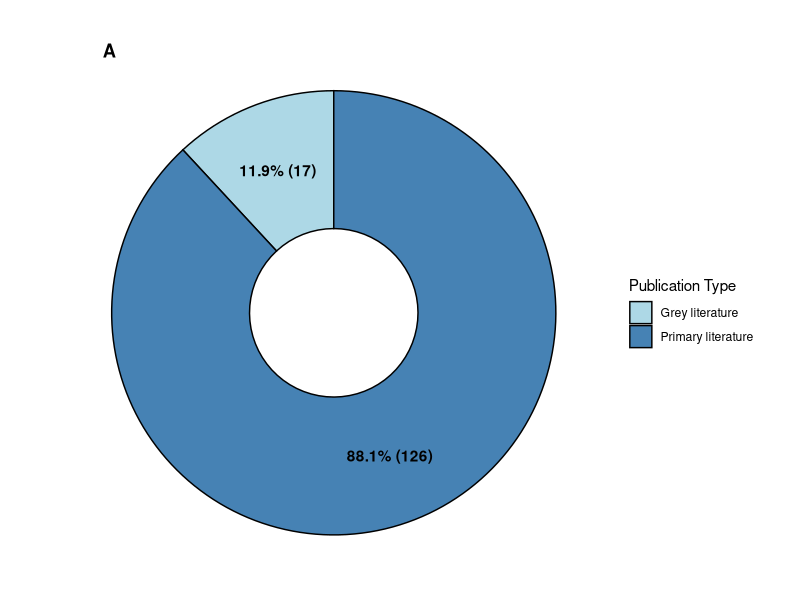
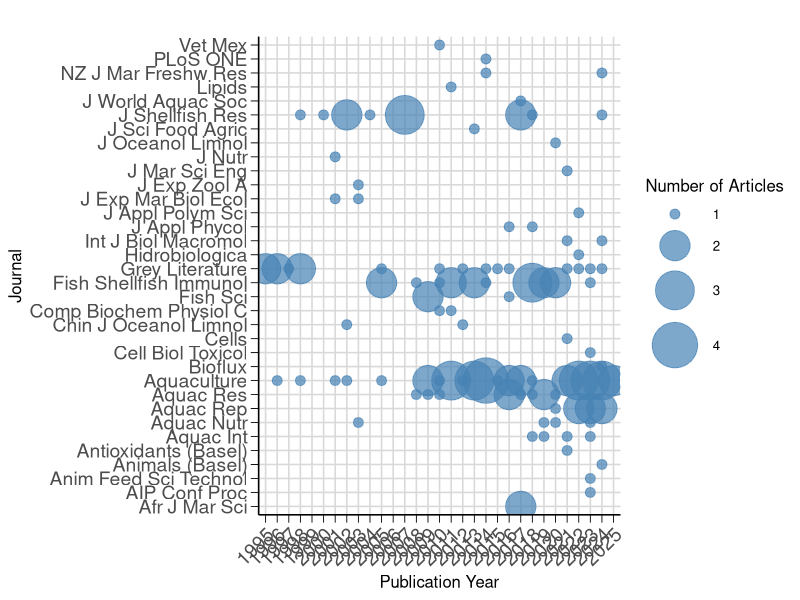
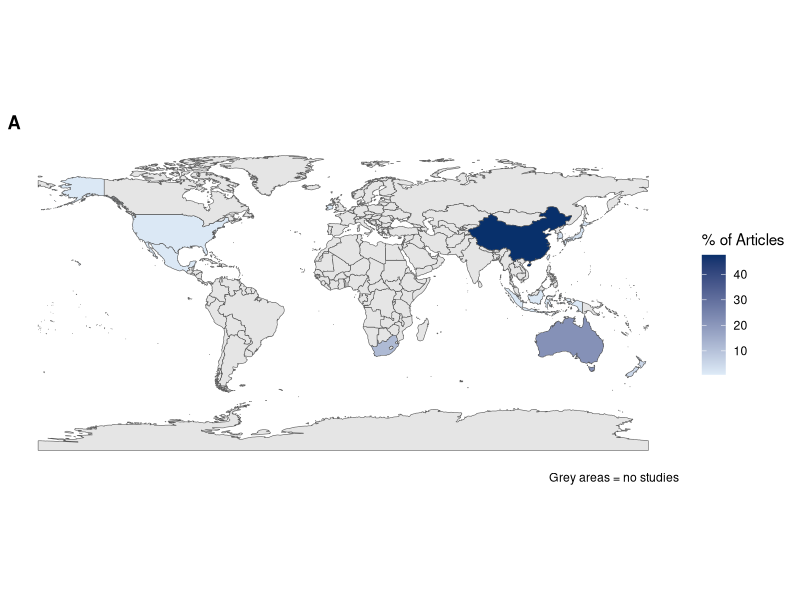
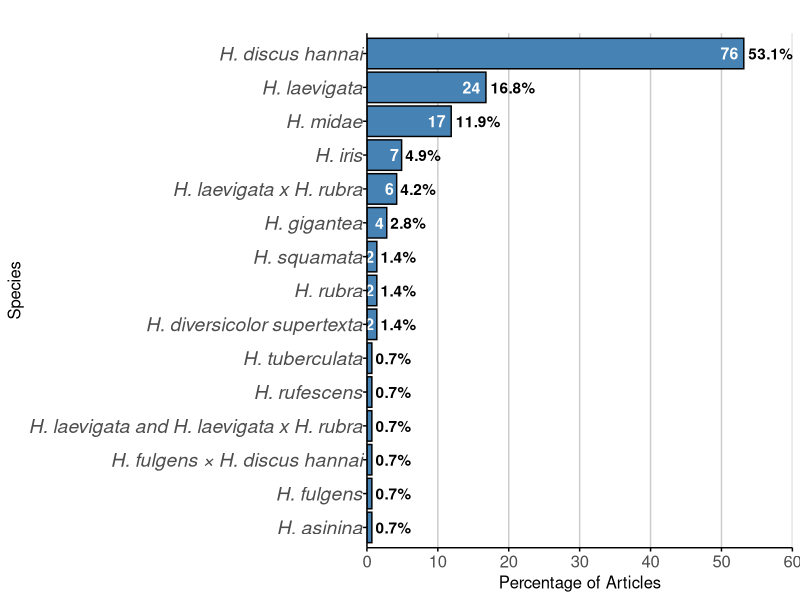
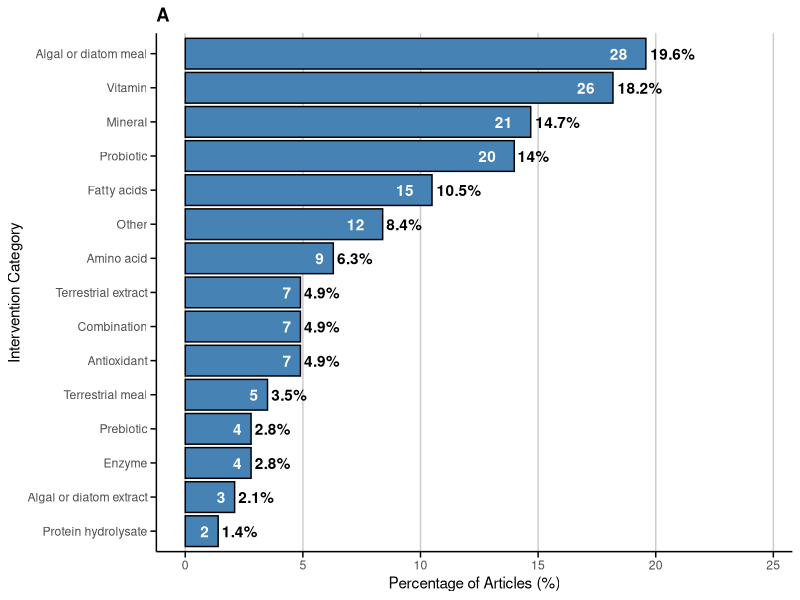
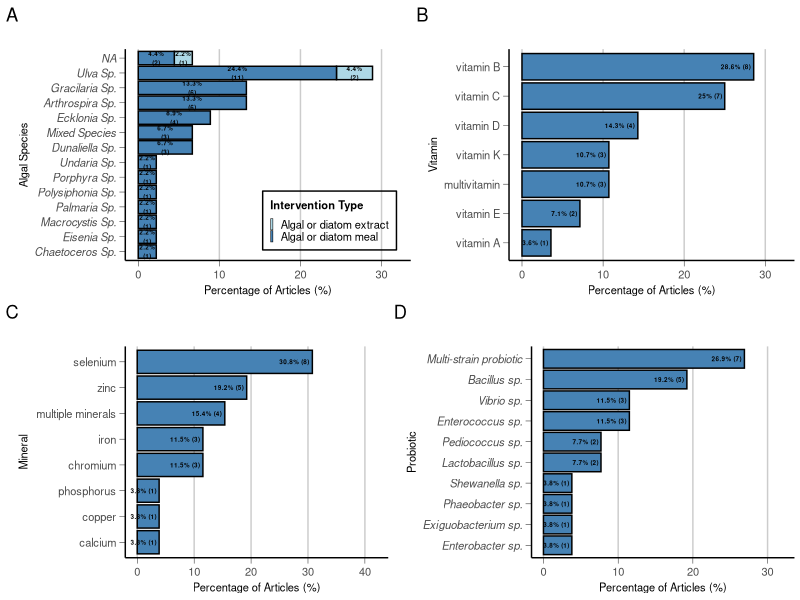
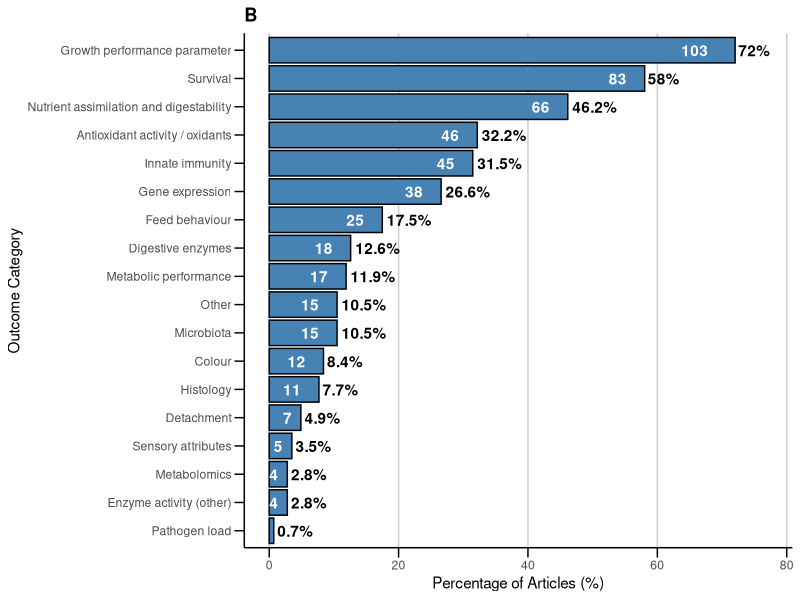
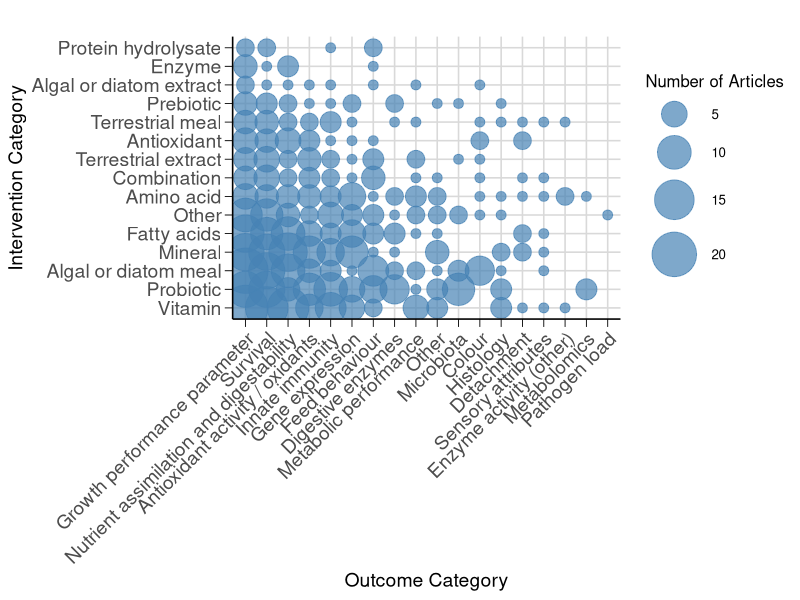

Generate these figures, in order, with R:
install.packages(c("patchwork", "ggplot2", "tidyverse", "rnaturalearth", "rnaturalearthdata", "sf", "ggplot2", "dplyr", "grid", "readr", "here"))

library(tidyverse)
library(rnaturalearth)   # for map data
library(rnaturalearthdata)
library(sf)              # for spatial handling
library(ggplot2)
library(dplyr)
library(grid)
library(patchwork)
library(here)
library(readr)

###Please download GitHub repository and then run the following
here()
data <- read_csv(here("Data", "Systematic Evidence Map - Dietary supplements and abalone performance.csv"))
head(data)

# To identify NA in any column
na_intervention_rows <- data %>% 
  filter(is.na(intervention_category)) %>% 
  select(study_ID, intervention_category)
print(na_intervention_rows)

# Get unique study IDs
unique_ids <- unique(data$study_ID)
print(unique_ids)
total_studies <- length(unique(data$study_ID))
print(total_studies)

# Summarise unique study_IDs by publication type
pubtype_summary <- data %>%
  distinct(study_ID, publication_type) %>%
  group_by(publication_type) %>%
  summarise(count = n()) %>%
  mutate(percentage = count / sum(count) * 100,
         label = paste0(publication_type, "\n", round(percentage, 1), "%"))
print(pubtype_summary)

# Create label: "65% (13)"
pubtype_summary <- pubtype_summary %>%
  mutate(
    percentage = 100 * count / total_studies,
    label = paste0(round(percentage, 1), "% (", count, ")")
  )

# Donut plot for publication_type
donut_plot <- ggplot(pubtype_summary, aes(x = 2, y = count, fill = publication_type)) +
  geom_col(color = "black") +               # border around slices
  coord_polar(theta = "y") +
  geom_text(aes(label = paste0(round(percentage,1), "% (", count, ")")),
            position = position_stack(vjust = 0.5),
            color = "black",
            fontface = "bold") +
  scale_fill_manual(values = c("lightblue", "steelblue")) +
  labs(title = "A",
       fill = "Publication Type") +
  theme_void() +
  theme(
    plot.title = element_text(hjust = 0.1,vjust = -8.0, face = "bold")
  ) +
  xlim(1.0, 2.5) 

donut_plot #Print
ggsave("donut_plot.png", width = 8, height = 8, units = "in")   #Save donut plot

# Summarise number and percentage of unique studies per publication year
publication_summary <- data %>%
  distinct(study_ID, publication_year) %>%
  group_by(publication_year) %>%
  summarise(unique_study_count = n()) %>%
  mutate(
    percentage = 100 * unique_study_count / total_studies,
    label_percent = paste0(round(percentage, 1), "%"),
    label_count = unique_study_count
  )
print(publication_summary, n = 30)

# Define a named vector with full journal names and their abbreviations
# Source/reference: https://github.com/ropensci/rnaturalearth
abbrev_lookup <- c(
  "Aquaculture" = "Aquaculture",
  "Fish and Shellfish Immunology" = "Fish Shellfish Immunol",
  "Aquaculture Reports" = "Aquac Rep",
  "Journal of Shellfish Research" = "J Shellfish Res",
  "Aquaculture International" = "Aquac Int",
  "Aquaculture Research" = "Aquac Res",
  "International Journal of Biological Macromolecules" = "Int J Biol Macromol",
  "Animal Feed Science and Technology" = "Anim Feed Sci Technol",
  "Aquaculture Nutrition" = "Aquac Nutr",
  "Animals" = "Animals (Basel)",
  "New Zealand Journal of Marine and Freshwater Research" = "NZ J Mar Freshw Res",
  "Journal of the World Aquaculture Society" = "J World Aquac Soc",
  "Journal of Marine Science and Engineering" = "J Mar Sci Eng",
  "Journal of Applied Phycology" = "J Appl Phycol",
  "Fisheries Science" = "Fish Sci",
  "Bioflux" = "Bioflux",
  "Antioxidants" = "Antioxidants (Basel)",
  "Journal of Experimental Zoology Part A: Comparative Experimental Biology" = "J Exp Zool A",
  "Veterinaria Mexico" = "Vet Mex",
  "Journal of Experimental Marine Biology and Ecology" = "J Exp Mar Biol Ecol",
  "Journal of Oceanology and Limnology" = "J Oceanol Limnol",
  "African Journal of Marine Science" = "Afr J Mar Sci",
  "Journal of Nutrition" = "J Nutr",
  "AIP Conference Proceedings" = "AIP Conf Proc",
  "Cell Biology and Toxicology" = "Cell Biol Toxicol",
  "Chinese Journal of Oceanology and Limnology" = "Chin J Oceanol Limnol",
  "Comparative Biochemistry and Physiology - C Toxicology and Pharmacology" = "Comp Biochem Physiol C",
  "Hidrobiologica" = "Hidrobiologica",
  "Journal of Applied Polymer Science" = "J Appl Polym Sci",
  "Lipids" = "Lipids",
  "PLos ONE" = "PLoS ONE",
  "Cells" = "Cells",
  "Journal of the Science of Food and Agriculture" = "J Sci Food Agric"
)

# Replace NA in Journal with "Grey Literature" and create abbreviated column
data <- data %>%
  mutate(
    Journal = ifelse(is.na(Journal), "Grey Literature", Journal),
    journal_abbrev = ifelse(
      Journal == "Grey Literature",
      "Grey Literature",
      abbrev_lookup[Journal]
    )
  )
head(data)

##Create bubble plot of journal-year
#Summarise number of unique studies per journal-year combo
bubble_data <- data %>%
  distinct(study_ID, journal_abbrev, publication_year) %>%
  group_by(journal_abbrev, publication_year) %>%
  summarise(unique_study_count = n(), .groups = "drop")

#Calculate total and percentage
total_studies <- n_distinct(data$study_ID)

bubble_data <- bubble_data %>%
  mutate(percentage = (unique_study_count / total_studies) * 100)

# Plot
journal_year <- ggplot(bubble_data, aes(y = journal_abbrev, x = as.factor(publication_year))) +
  geom_point(aes(size = unique_study_count), color = "steelblue", alpha = 0.7) +
  scale_size_continuous(
    name = "Number of Articles",
    range = c(3, 15)
  ) +
  scale_x_discrete(limits = as.character(1995:2025)) + 
  labs(
    title = "",
    y = "Journal",
    x = "Publication Year"
  ) +
  theme_minimal(base_size = 12) +
  theme(
    axis.text.x = element_text(angle = 45, hjust = 1, size = 14),
    axis.text.y = element_text(size = 14),
    plot.title = element_text(face = "bold"),
    panel.grid.major = element_line(color = "grey85"),
    panel.grid.minor = element_blank(),
    axis.line.x = element_line(color = "black"),
    axis.line.y = element_line(color = "black"),
    axis.ticks = element_line(color = "black", size = 0.3),
    axis.ticks.length = unit(0.2, "cm"),
    axis.ticks.length.x = unit(0.2, "cm"),
    axis.ticks.length.y = unit(0.2, "cm"),
    panel.background = element_blank()
  )

journal_year  #Print plot
ggsave("journal_year.png", width = 13, height = 11, units = "in")   #Save bubble plot

#Validity assessment
# List validity metrics
validity_metrics <- c(
  "random_assignment",
  "blind_measurement",
  "protocol_registration",
  "raw_data_availability",
  "source_code_availability",
  "funding_disclosed",
  "funding_potential_COI",
  "COI_disclosed"
)

# Loop through each metric and summarise
validity_summary <- data %>%
  select(study_ID, all_of(validity_metrics)) %>%
  distinct() %>%
  pivot_longer(
    cols = all_of(validity_metrics),
    names_to = "metric",
    values_to = "value"
  ) %>%
  group_by(metric, value) %>%
  summarise(
    study_count = n(),
    percentage = 100 * study_count / total_studies,
    .groups = "drop"
  ) %>%
  arrange(metric, desc(study_count))

print(validity_summary)

#Geographical contribution
international_yes_count <- data %>%
  filter(international_collaboration == "Yes") %>%
  summarise(unique_studies = n_distinct(study_ID))

print(international_yes_count)

# Recode country names to match rnaturalearth conventions
# Source/reference: https://github.com/ropensci/rnaturalearth
data <- data %>%
  mutate(country_standardised = case_when(
    country == "Australia"     ~ "Australia",
    country == "China"         ~ "China",
    country == "Hawaii"        ~ "United States of America",  # Hawaii is part of USA
    country == "Indonesia"     ~ "Indonesia",
    country == "Ireland"       ~ "Ireland",
    country == "Japan"         ~ "Japan",
    country == "Korea"         ~ "South Korea",               # or "Republic of Korea"
    country == "New Zealand"   ~ "New Zealand",
    country == "South Africa"  ~ "South Africa",
    country == "Taiwan"        ~ "Taiwan",                    # not always present in shapefile
    TRUE                       ~ country                      # default: keep original
  ))

country_summary <- data %>%
  distinct(study_ID, country) %>%
  group_by(country) %>%
  summarise(
    study_count = n(),
    percentage = 100 * study_count / total_studies,
    .groups = "drop"
  ) %>%
  rename(name = country)

print(country_summary)

# Get world map shapefile
world <- ne_countries(scale = "medium", returnclass = "sf")

# Join country summary with world shapefile
world_data <- world %>%
  left_join(country_summary, by = "name")

# Plot heat map of geographical contribution
ggplot(world_data) +
  geom_sf(aes(fill = percentage)) +
    scale_fill_gradient(
    low = "#deebf7",
    high = "#08306b", na.value = "grey90", name = "% of Articles") +
  labs(
    title = "A",
    caption = "Grey areas = no studies"
  ) +
  theme_minimal() +
  theme(
    legend.position = "right",
    plot.title = element_text(face = "bold"),
    plot.subtitle = element_text(face = "italic"),
 panel.grid = element_blank(),           # remove all gridlines
  )

# Abbreviate species names: "Haliotis laevigata" -> "H. laevigata"
data <- data %>%
  mutate(species = gsub("Haliotis", "H.", species))

#species summary
species_summary <- data %>%
  group_by(species) %>%
  summarise(count = n_distinct(study_ID)) %>%
  mutate(percentage = 100 * count / total_studies)
print(species_summary)

#Plot
ggplot(species_summary, aes(x = reorder(species, percentage), y = percentage)) +
  geom_col(fill = "steelblue", color = "black") +
  
  # Percentage label above bar
  geom_text(aes(label = paste0(round(percentage, 1), "%")),
            hjust = -0.1,
            color = "black",
            fontface = "bold") +

  # Count label inside bar
  geom_text(aes(label = count),
            hjust = 1.3,
            color = "white",
            fontface = "bold",
		size = 4) +

  scale_y_continuous(limits = c(0, 60), expand = c(0, 0)) +
  
  labs(
    title = "",
    x = "Species",
    y = "Percentage of Articles"
  ) +
  
  coord_flip() +
  
  theme_minimal() +
  theme(
    panel.grid.major.y = element_blank(),
    panel.grid.minor = element_blank(),
    panel.grid.major.x = element_line(color = "grey80"),
    axis.line = element_line(color = "black"),
    axis.ticks = element_line(color = "black"),
    axis.text.y = element_text(face = "italic", size = 14, margin = margin(r = 0.5)),
axis.text.x = element_text(size = 12),
axis.title.x = element_text(size = 12),
axis.title.y = element_text(size = 12),
    plot.title = element_text(face = "bold")
  )

# Summarise by experimental_unit
experimental_unit_summary <- data %>%
  distinct(study_ID, experimental_unit) %>%
  group_by(experimental_unit) %>%
  summarise(
    study_count = n(),
    percentage = 100 * study_count / total_studies,
    .groups = "drop"
  ) %>%
  arrange(desc(study_count))

# Summarise by experimental_system
experimental_system_summary <- data %>%
  distinct(study_ID, experimental_system) %>%
  group_by(experimental_system) %>%
  summarise(
    study_count = n(),
    percentage = 100 * study_count / total_studies,
    .groups = "drop"
  ) %>%
  arrange(desc(study_count))

# View results
print(experimental_unit_summary)
print(experimental_system_summary)

# INTERVENTION
# Summarise number and percentage of unique studies per intervention category
intervention_summary <- data %>%
  distinct(study_ID, intervention_category) %>%
  group_by(intervention_category) %>%
  summarise(unique_study_count = n(), .groups = "drop") %>%
  mutate(
    percentage = 100 * unique_study_count / total_studies,
    label_count = unique_study_count,                        # number inside bar
    label_percent = paste0(round(percentage, 1), "%")       # percentage outside bar
  )
print(intervention_summary)

# Plot
ggplot(intervention_summary, aes(x = percentage, y = reorder(intervention_category, percentage))) +
  geom_col(fill = "steelblue", color = "black") +
  
  geom_text(aes(label = label_count),
            hjust = 2.0,
            color = "white",
            fontface = "bold") +
  
  geom_text(aes(label = label_percent),
            hjust = -0.1,
            color = "black",
            fontface = "bold") +
  
  labs(
    title = "A",
    x = "Percentage of Articles (%)",
    y = "Intervention Category"
  ) +
  theme_minimal() +
  theme(
    panel.grid.major.x = element_line(color = "grey80"),
    panel.grid.minor.x = element_blank(),
    panel.grid.major.y = element_blank(),
    panel.grid.minor.y = element_blank(),
    axis.line = element_line(color = "black"),
    axis.ticks = element_line(color = "black"),
    axis.ticks.length = unit(0.15, "cm"),  # increase tick length
    axis.ticks.y = element_line(color = "black"),
    axis.ticks.x = element_line(color = "black"),
    panel.background = element_blank(),
    plot.title = element_text(face = "bold")
  ) +
  xlim(0, max(intervention_summary$percentage) + 5)

# Step 1: Filter relevant intervention categories
algal_data <- data %>%
  filter(intervention_category %in% c("Algal or diatom extract", "Algal or diatom meal"))

algal_data <- algal_data %>%
  mutate(algal_species = str_trim(str_to_title(algal_species)))

# Step 2: Count unique study_IDs per species and intervention type
algal_summary <- algal_data %>%
  distinct(study_ID, algal_species, intervention_category) %>%
  group_by(algal_species, intervention_category) %>%
  summarise(unique_study_count = n(), .groups = "drop")

# Step 4: Add percentage and total per species for ordering
total_studies_algae <- sum(algal_summary$unique_study_count)
algal_summary <- algal_summary %>%
  mutate(percentage = 100 * unique_study_count / total_studies_algae) %>%
  group_by(algal_species) %>%
  mutate(total_species_pct = sum(percentage)) %>%
  ungroup()
print(algal_summary)

# Create a label with line break to avoid crowding
algal_summary <- algal_summary %>%
  mutate(label_text = paste0(round(percentage, 1), "%\n(", unique_study_count, ")"))

# Plot
algal_plot <- ggplot(algal_summary, aes(x = percentage, y = reorder(algal_species, total_species_pct), fill = intervention_category)) +
  geom_col(color = "black") +
  geom_text(aes(label = label_text),
            position = position_stack(vjust = 0.5),
            color = "black",
            fontface = "bold",
            size = 1.6) +
  scale_fill_manual(values = c(
    "Algal or diatom meal" = "steelblue",
    "Algal or diatom extract" = "lightblue"
  )) +
  labs(
    title = "",
    x = "Percentage of Articles (%)",
    y = "Algal Species",
    fill = "Intervention Type"
  ) +
  scale_x_continuous(
    limits = c(0, 32),
    breaks = seq(0, 30, 10)
  ) +
  theme_minimal() +
  theme(
    panel.grid.major.x = element_line(color = "grey80"),
    panel.grid.minor.x = element_blank(),
    panel.grid.major.y = element_blank(),
    axis.line = element_line(color = "black"),
    axis.ticks = element_line(color = "black", size = 0.15),
    axis.ticks.length = unit(0.15, "cm"),
    axis.text.y = element_text(face = "italic", size = 8),
    axis.text.x = element_text(size = 8),
    axis.title.x = element_text(size = 8),
    axis.title.y = element_text(size = 8),
    panel.background = element_blank(),
    plot.title = element_text(face = "bold"),
    legend.position = c(0.95, 0.05),       
    legend.justification = c("right","bottom"),  
    legend.background = element_rect(fill = "transparent"), 
    legend.key.size = unit(0.075, "cm"),
    legend.title = element_text(size = 8, face = "bold"),   
    legend.text = element_text(size = 8)    
  )

# Step 1: Filter only Vitamin studies
vitamin_data <- data %>%
  filter(intervention_category == "Vitamin")

# Step 2: Count unique study_IDs per vitamin
vitamin_summary <- vitamin_data %>%
  distinct(study_ID, vitamin) %>%
  group_by(vitamin) %>%
  summarise(unique_study_count = n(), .groups = "drop")

# Step 3: Calculate total mentions and percentages
total_mentions_vitamin <- sum(vitamin_summary$unique_study_count)
vitamin_summary <- vitamin_summary %>%
  mutate(
    percentage = 100 * unique_study_count / total_mentions_vitamin,
    label = paste0(round(percentage, 0.5), "% (", unique_study_count, ")")
  )
print(vitamin_summary)

# Step 4: Plot
vitamin_plot <- ggplot(vitamin_summary, aes(x = percentage, y = reorder(vitamin, percentage))) +
  geom_col(fill = "steelblue", color = "black") +
  geom_text(aes(label = label),
            hjust = 1.1,
            color = "black",
            fontface = "bold",
	size = 1.6) +
  labs(
    title = "",
    x = "Percentage of Articles (%)",
    y = "Vitamin"
  ) + scale_x_continuous(
    limits = c(0, 32),          # axis goes to 45
    breaks = seq(0, 30, 10)     # tick marks every 10
  ) +
  theme_minimal() +
  theme(
    panel.grid.major.x = element_line(color = "grey80"),
    panel.grid.minor.x = element_blank(),
    panel.grid.major.y = element_blank(),
    axis.line = element_line(color = "black"),
    axis.ticks = element_line(color = "black", size = 0.15),
    axis.ticks.length = unit(0.15, "cm"),
    axis.text.y = element_text(size = 8),
	axis.text.x = element_text(size = 8),
	axis.title.x = element_text(size = 8),
	axis.title.y = element_text(size = 8),
    panel.background = element_blank(),
    plot.title = element_text(face = "bold")
  )

# Step 1: Filter only Mineral studies
mineral_data <- data %>%
  filter(intervention_category == "Mineral")

# Step 2: Count unique study_IDs per mineral
mineral_summary <- mineral_data %>%
  distinct(study_ID, mineral) %>%
  group_by(mineral) %>%
  summarise(unique_study_count = n(), .groups = "drop")

# Step 3: Calculate total and percentages
total_studies_mineral <- sum(mineral_summary$unique_study_count)
mineral_summary <- mineral_summary %>%
  mutate(
    percentage = 100 * unique_study_count / total_studies_mineral,
    label = paste0(round(percentage, 0.5), "% (", unique_study_count, ")")
  )
print(mineral_summary)

# Step 4: Plot
mineral_plot <- ggplot(mineral_summary, aes(x = percentage, y = reorder(mineral, percentage))) +
  geom_col(fill = "steelblue", color = "black") +
  geom_text(aes(label = label),
            hjust = 1.1,
            color = "black",
            fontface = "bold",
size = 1.6) +
  labs(
    title = "",
    x = "Percentage of Articles (%)",
    y = "Mineral"
  ) +  
scale_x_continuous(
    limits = c(0, 42),          # axis goes to 45
    breaks = seq(0, 40, 10)     # tick marks every 10
  ) +
  theme_minimal() +
  theme(
    panel.grid.major.x = element_line(color = "grey80"),
    panel.grid.minor.x = element_blank(),
    panel.grid.major.y = element_blank(),
    axis.line = element_line(color = "black"),
    axis.ticks = element_line(color = "black", size = 0.15),
    axis.ticks.length = unit(0.15, "cm"),
    panel.background = element_blank(),
	axis.text.y = element_text(size = 8),
	axis.text.x = element_text(size = 8),
	axis.title.x = element_text(size = 8),
	axis.title.y = element_text(size = 8),
    plot.title = element_text(face = "bold")
  )

# Step 1: Filter only Probiotic studies
probiotic_data <- data %>%
  filter(intervention_category == "Probiotic")

# Step 2: Count unique study_IDs per probiotic
probiotic_summary <- probiotic_data %>%
  distinct(study_ID, probiotic) %>%
  group_by(probiotic) %>%
  summarise(unique_study_count = n(), .groups = "drop")

# Step 3: Calculate total and percentages (format with one decimal place)
total_studies_probiotic <- sum(probiotic_summary$unique_study_count)
probiotic_summary <- probiotic_summary %>%
  mutate(
    percentage = round((unique_study_count / total_studies_probiotic) * 100, 1),
    percentage = sprintf("%.1f", percentage),  # force display to one decimal
    label = paste0(percentage, "% (", unique_study_count, ")")
  )

print(probiotic_summary)

# Step 4: Plot
probiotic_plot <- ggplot(probiotic_summary, aes(x = as.numeric(percentage), y = reorder(probiotic, as.numeric(percentage)))) +
  geom_col(fill = "steelblue", color = "black") +
  geom_text(aes(label = label),
            hjust = 1.1,
            color = "black",
            fontface = "bold",
size = 1.6) +
  labs(
    title = "",
    x = "Percentage of Articles (%)",
    y = "Probiotic"
  ) +
  scale_x_continuous(
    limits = c(0, 32),                 # axis goes to 32
    breaks = seq(0, 30, 10)            # tick marks every 10
  ) +
  theme_minimal() +
  theme(
    panel.grid.major.x = element_line(color = "grey80"),
    panel.grid.minor.x = element_blank(),
    panel.grid.major.y = element_blank(),
    axis.line = element_line(color = "black"),
    axis.ticks = element_line(color = "black", size = 0.15),
    axis.ticks.length = unit(0.15, "cm"),
    axis.text.y = element_text(face = "italic", size = 8),
	axis.text.x = element_text(size = 8),
	axis.title.x = element_text(size = 8),
	axis.title.y = element_text(size = 8),
    panel.background = element_blank(),
    plot.title = element_text(face = "bold")
  )

intervention_plots <- (algal_plot + vitamin_plot) / (mineral_plot + probiotic_plot) +
  plot_annotation(
    tag_levels = 'A',
    tag_prefix = "", 
    theme = theme(
      plot.tag = element_text(face = "bold", size = 14) 
    )
  ) +
  plot_layout(
    heights = c(1, 1),
    widths = c(1, 1),
    byrow = TRUE
  )

# Reduce spacing between plots
intervention_plots <- intervention_plots & theme(
  plot.margin = margin(2, 2, 2, 2)
)

intervention_plots

# OUTCOME
outcome_summary <- data %>%
  distinct(study_ID, outcome_category) %>%
  group_by(outcome_category) %>%
  summarise(unique_study_count = n(), .groups = "drop") %>%
  mutate(
    percentage = 100 * unique_study_count / total_studies,
    label_count = unique_study_count,
    label_percent = paste0(round(percentage, 1), "%")
  )
print(outcome_summary)
print(total_studies)

ggplot(outcome_summary, aes(x = percentage, y = reorder(outcome_category, percentage))) +
  geom_col(fill = "steelblue", color = "black") +
  
  geom_text(aes(label = label_count),
            hjust = 2.0,
            color = "white",
            fontface = "bold") +
  
  geom_text(aes(label = label_percent),
            hjust = -0.1,
            color = "black",
            fontface = "bold") +
  
  labs(
    title = "B",
    x = "Percentage of Articles (%)",
    y = "Outcome Category"
  ) +
  theme_minimal() +
  theme(
    panel.grid.major.x = element_line(color = "grey80"),
    panel.grid.minor.x = element_blank(),
    panel.grid.major.y = element_blank(),
    panel.grid.minor.y = element_blank(),
    axis.line = element_line(color = "black"),
    axis.ticks = element_line(color = "black"),
    axis.ticks.length = unit(0.25, "cm"),  # external tick length
    axis.ticks.y = element_line(color = "black"),
    axis.ticks.x = element_line(color = "black"),
    panel.background = element_blank(),
    plot.title = element_text(face = "bold")
  ) +
  xlim(0, max(outcome_summary$percentage) + 5)

# Step 1: Summarise number of unique studies per intervention-outcome combo
bubble_data_OI <- data %>%
  distinct(study_ID, intervention_category, outcome_category) %>%
  group_by(intervention_category, outcome_category) %>%
  summarise(unique_study_count = n(), .groups = "drop")

# Step 2: Calculate total and percentage
total_studies <- n_distinct(data$study_ID)

bubble_data_OI <- bubble_data_OI %>%
  mutate(percentage = (unique_study_count / total_studies) * 100)

# Step 2: Reorder axes by total frequency
# Calculate total counts for ordering
intervention_order <- bubble_data_OI %>%
  group_by(intervention_category) %>%
  summarise(total = sum(unique_study_count)) %>%
  arrange(desc(total)) %>%
  pull(intervention_category)

outcome_order <- bubble_data_OI %>%
  group_by(outcome_category) %>%
  summarise(total = sum(unique_study_count)) %>%
  arrange(desc(total)) %>%
  pull(outcome_category)

# Step 3: Plot
ggplot(bubble_data_OI, aes(
  x = factor(outcome_category, levels = outcome_order),
  y = factor(intervention_category, levels = intervention_order)
)) +
  geom_point(aes(size = unique_study_count), color = "steelblue", alpha = 0.7) +
  scale_size_continuous(
    name = "Number of Articles",
    range = c(3, 15)
  ) +
  labs(
    title = "",
    x = "Outcome Category",
    y = "Intervention Category"
  ) +
  theme_minimal(base_size = 12) +
  theme(
    axis.text.x = element_text(angle = 45, hjust = 1, size = 14),
    axis.text.y = element_text(size = 14),
    axis.title.y = element_text(size = 14),
    axis.title.x = element_text(size = 14),
    plot.title = element_text(face = "bold"),
    panel.grid.major = element_line(color = "grey85"),
    panel.grid.minor = element_blank(),

    # Add axis lines
    axis.line.x = element_line(color = "black"),
    axis.line.y = element_line(color = "black"),

    # Add external tick marks
    axis.ticks = element_line(color = "black", size = 0.3),
    axis.ticks.length = unit(0.2, "cm"),
    panel.background = element_blank()
  )

#Return full citation list and save as a txt file
# Extract unique study_ID and full_citation, ordered alphabetically by citation
unique_citations <- data %>%
  distinct(study_ID, full_citation) %>%
  arrange(full_citation)
print(unique_citations$full_citation)
writeLines(unique_citations$full_citation, "unique_citations.txt")

########OTHER RANDOM CODE TO ASSIST IN DISCUSSION
# Step 1: Filter only Probiotic studies
probiotic_country <- data %>%
  filter(intervention_category == "Probiotic")

# Step 2: Count unique study_IDs per country
probiotic_country_summary <- probiotic_country %>%
  distinct(study_ID, country) %>%
  group_by(country) %>%
  summarise(unique_study_count = n(), .groups = "drop")

# Step 3: Calculate total and percentages (format with one decimal place)
total_studies_probiotic <- n_distinct(probiotic_country$study_ID)

probiotic_country_summary <- probiotic_country_summary %>%
  mutate(
    percentage = round((unique_study_count / total_studies_probiotic) * 100, 1),
    label = paste0(percentage, "% (", unique_study_count, ")")  # optional label
  )

# View
print(probiotic_country_summary)

# Filter for Australia and summarize by literature type
australia_summary <- data %>%
  filter(country == "Australia") %>%
  distinct(study_ID, publication_type) %>%  # keep unique study_ID x literature_type
  group_by(publication_type) %>%
  summarise(
    study_count = n(),
    proportion = study_count / sum(study_count) * 100,
    .groups = "drop"
  )

print(australia_summary)

#Session info
sessionInfo() #run and paste the output below as a comment to archive the Info on your computing environemet, e.g. R and package versions
